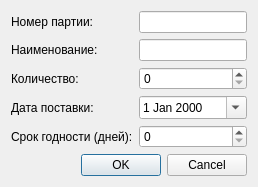
<?xml version="1.0" encoding="UTF-8"?>
<ui version="4.0">
 <class>AddDialog</class>
 <widget class="QDialog" name="AddDialog">
  <layout class="QFormLayout" name="formLayout">
   <item row="0" column="0"><widget class="QLabel" name="label"><property name="text"><string>Номер партии:</string></property></widget></item>
   <item row="0" column="1"><widget class="QLineEdit" name="batchEdit"/></item>
   <item row="1" column="0"><widget class="QLabel" name="label_2"><property name="text"><string>Наименование:</string></property></widget></item>
   <item row="1" column="1"><widget class="QLineEdit" name="nameEdit"/></item>
   <item row="2" column="0"><widget class="QLabel" name="label_3"><property name="text"><string>Количество:</string></property></widget></item>
   <item row="2" column="1"><widget class="QSpinBox" name="qtySpin"><property name="maximum"><number>99999</number></property></widget></item>
   <item row="3" column="0"><widget class="QLabel" name="label_4"><property name="text"><string>Дата поставки:</string></property></widget></item>
   <item row="3" column="1"><widget class="QDateEdit" name="dateEdit"><property name="calendarPopup"><bool>true</bool></property></widget></item>
   <item row="4" column="0"><widget class="QLabel" name="label_5"><property name="text"><string>Срок годности (дней):</string></property></widget></item>
   <item row="4" column="1"><widget class="QSpinBox" name="lifeSpin"><property name="maximum"><number>3650</number></property></widget></item>
   <item row="5" column="0" colspan="2"><widget class="QDialogButtonBox" name="buttonBox"><property name="standardButtons"><set>QDialogButtonBox::Cancel|QDialogButtonBox::Ok</set></property></widget></item>
  </layout>
 </widget>
 <resources/><connections>
  <connection><sender>buttonBox</sender><signal>accepted()</signal><receiver>AddDialog</receiver><slot>accept()</slot></connection>
  <connection><sender>buttonBox</sender><signal>rejected()</signal><receiver>AddDialog</receiver><slot>reject()</slot></connection>
 </connections>
</ui>
